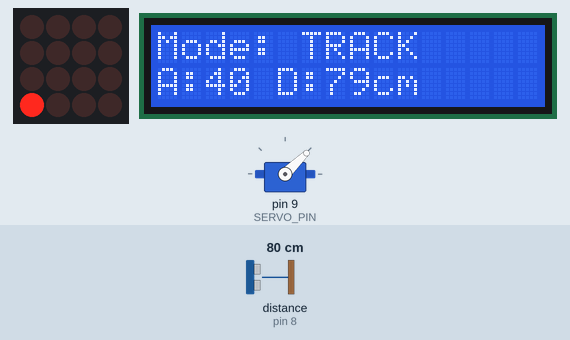
The sketch below on a simulated Arduino Uno, built with avr-gcc and run on an emulated ATmega328P. Parts: 4×4 LED matrix, servo, 16×2 character LCD. Wiring (inferred from the names in the program): ultrasonic range finder: trigger pin 7; echo pin 8; LED matrix (orientation assumed): rows pin 2, pin 3, pin 4, pin 5; columns A0, A1, A2, A3. Inputs (shaded band) come from the test bench; at power-on: distance to the obstacle (sensor on pin 8) 80 cm. The echo pulse lasts 58.3 µs per cm; what the sketch prints to the serial monitor is not drawn.

Above: at 1.79 s.
1.8 s: distance to the obstacle (sensor on pin 8) set to 120 cm
At 2.11 s:
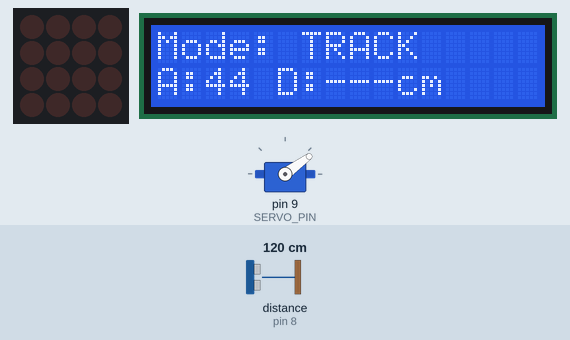
3.4 s: distance to the obstacle (sensor on pin 8) set to 2 cm
At 3.49 s:
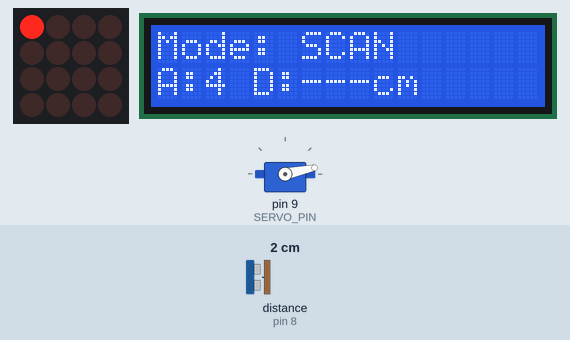
5.1 s: distance to the obstacle (sensor on pin 8) set to 35 cm
At 6.42 s:
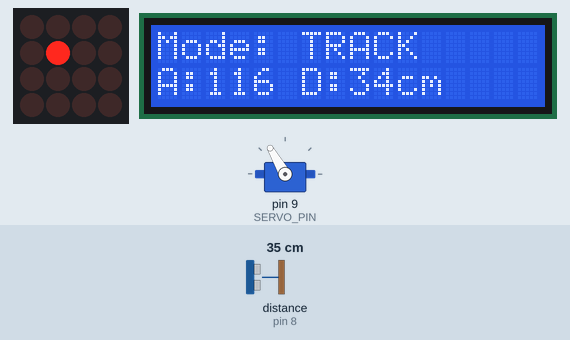
6.8 s: distance to the obstacle (sensor on pin 8) set to 9 cm
At 8.02 s:
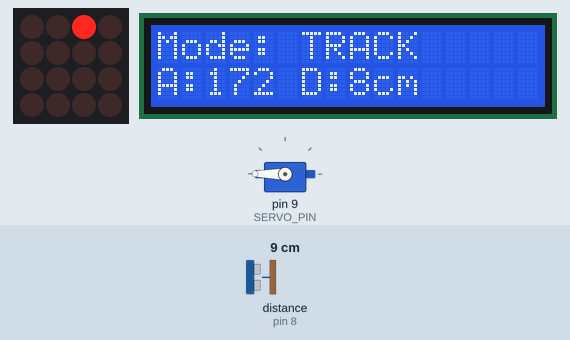
8.5 s: distance to the obstacle (sensor on pin 8) set to 60 cm
At 8.61 s:
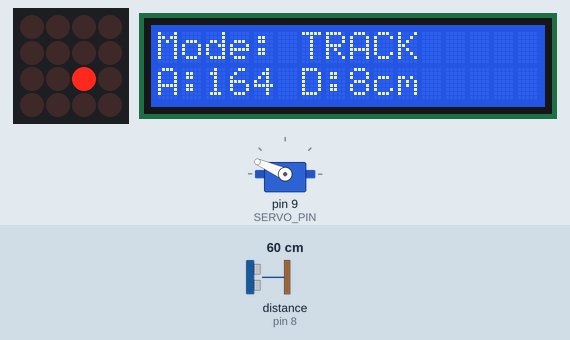
10.2 s: distance to the obstacle (sensor on pin 8) set to 18 cm
At 10.37 s:
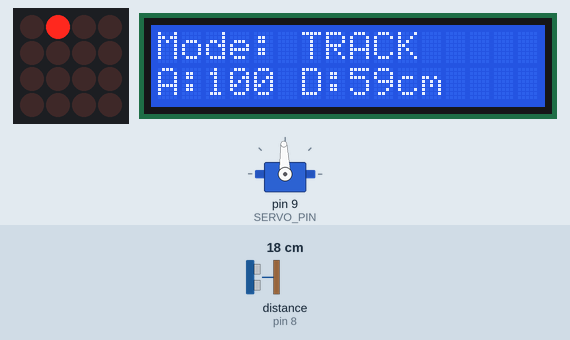
Timing chart, 0 to 12.9 s (numbered marks = the images above; inputs shaded):
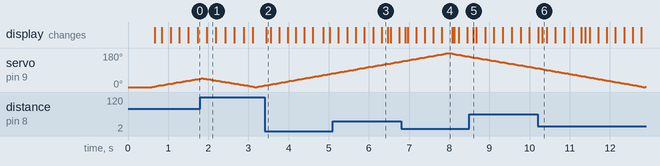

The sketch:

radar.ino
```cpp
// radar.ino
// HC-SR04 + SG90 掃描追蹤雷達
// 4x4 LED 矩陣（共陰）以 Timer2 interrupt 刷新
// Serial 輸出 JSON → Node-RED
//
// 需要安裝的函式庫：LiquidCrystal_I2C

#include <Servo.h>
#include <Wire.h>
#include <LiquidCrystal_I2C.h>

// ── 接腳定義 ──────────────────────────────────────────────
#define ROW0       2
#define ROW1       3
#define ROW2       4
#define ROW3       5
#define TRIG       7
#define ECHO       8
#define SERVO_PIN  9
#define COL0      A0
#define COL1      A1
#define COL2      A2
#define COL3      A3

// ── 可調參數 ──────────────────────────────────────────────
#define LCD_ADDR     0x27  // LCD I2C 位址，若畫面空白改試 0x3F
#define DETECT_CM    100   // 小於此距離視為偵測到物體（公分），對齊 Node-RED 顯示範圍
#define STEP_DEG     2     // 每步轉幾度
#define STEP_MS      50    // 每步間隔（ms），數字越大轉越慢
#define LCD_MS       200   // LCD 更新間隔（ms）
#define LOST_STEPS   15    // 連續幾步沒偵測到 → 回掃描模式

// ── 物件 ─────────────────────────────────────────────────
Servo servo;
LiquidCrystal_I2C lcd(LCD_ADDR, 16, 2);

// ── 4x4 矩陣（共陰）─────────────────────────────────────
// matrixBuf[row] 的每個 bit 對應該行哪顆 LED 要亮
volatile uint8_t matrixBuf[4] = {};
volatile uint8_t curRow = 0;
const uint8_t ROW_PINS[4] = {ROW0, ROW1, ROW2, ROW3};
const uint8_t COL_PINS[4] = {COL0, COL1, COL2, COL3};

// Timer2 ISR：1ms 觸發一次，輪流掃描 4 行
ISR(TIMER2_COMPA_vect) {
    for (uint8_t i = 0; i < 4; i++) digitalWrite(ROW_PINS[i], LOW);
    uint8_t mask = matrixBuf[curRow];
    for (uint8_t c = 0; c < 4; c++)
        digitalWrite(COL_PINS[c], (mask >> c) & 1 ? LOW : HIGH);
    digitalWrite(ROW_PINS[curRow], HIGH);
    curRow = (curRow + 1) & 3;
}

void setupTimer2() {
    TCCR2A = (1 << WGM21);   // CTC mode
    TCCR2B = (1 << CS22);    // prescaler 64 → 1ms @ 16MHz
    OCR2A  = 249;
    TIMSK2 = (1 << OCIE2A);
    sei();
}

// ── 系統狀態 ──────────────────────────────────────────────
int  angle      = 0;
int  dir        = 1;
int  lastDist   = 999;
bool tracking   = false;
bool prevDetect = false;
int  lastAngle  = 90;
int  lostCnt    = 0;

unsigned long lastStepAt = 0;
unsigned long lastLCDAt  = 0;

// ── HC-SR04 量距離 ────────────────────────────────────────
// 單次量測（µs→cm，999=沒回音/超出範圍）
int pingOnce() {
    digitalWrite(TRIG, LOW);
    delayMicroseconds(2);
    digitalWrite(TRIG, HIGH);
    delayMicroseconds(10);
    digitalWrite(TRIG, LOW);
    long t = pulseIn(ECHO, HIGH, 7000UL);   // 7ms timeout ≈ 120cm（配合 100cm 偵測，留點餘裕）
    return t ? (int)(t * 0.034f / 2) : 999;
}

// 量 3 次，先丟掉 999 爆掉值，只對「有效讀數」取中位數
// 三次都爆才回 999（真的沒東西）—— 避免馬達干擾造成的單次爆值蓋掉真實距離
int measureDist() {
    int v[3];
    uint8_t n = 0;
    for (uint8_t i = 0; i < 3; i++) {
        int d = pingOnce();
        if (d < 999) v[n++] = d;    // 只收有效讀數
        delay(4);                   // 間隔 4ms，讓上一次回音消散
    }
    if (n == 0) return 999;         // 三次都沒回音
    if (n == 1) return v[0];
    if (n == 2) return (v[0] + v[1]) / 2;
    int hi = max(v[0], max(v[1], v[2]));   // n == 3：取中位數
    int lo = min(v[0], min(v[1], v[2]));
    return v[0] + v[1] + v[2] - hi - lo;
}

// ── 更新矩陣：角度→欄，距離→行 ─────────────────────────
// 欄 0-3 = 角度區 0-45° / 45-90° / 90-135° / 135-180°
// 行 0-3 = 距離區 <25cm / <50 / <75 / ≥75cm（對齊 100cm 偵測範圍）
void setMatrix(int ang, int dist, bool det) {
    for (uint8_t i = 0; i < 4; i++) matrixBuf[i] = 0;
    if (!det || dist >= 100) return;
    uint8_t col = (uint8_t)map(ang, 0, 180, 0, 3);
    uint8_t row = (dist < 25) ? 0 : (dist < 50) ? 1 : (dist < 75) ? 2 : 3;
    matrixBuf[row] = (1 << col);
}

// ── Serial JSON 輸出 ──────────────────────────────────────
void sendJSON(int ang, int dist, bool det) {
    Serial.print(F("{\"angle\":"));    Serial.print(ang);
    Serial.print(F(",\"dist\":"));     Serial.print(min(dist, 999));
    Serial.print(F(",\"detected\":")); Serial.print(det ? F("true") : F("false"));
    Serial.print(F(",\"mode\":\""));   Serial.print(tracking ? F("track") : F("scan"));
    Serial.println(F("\"}"));
}

// ── LCD 顯示 ──────────────────────────────────────────────
void updateLCD() {
    lcd.setCursor(0, 0);
    lcd.print(tracking ? F("Mode: TRACK     ") : F("Mode: SCAN      "));
    lcd.setCursor(0, 1);
    uint8_t n = 0;
    n += lcd.print(F("A:"));
    n += lcd.print(angle);
    n += lcd.print(F(" D:"));
    if (lastDist < 999) {
        n += lcd.print(lastDist);
        n += lcd.print(F("cm"));
    } else {
        n += lcd.print(F("---cm"));
    }
    while (n < 16) { lcd.print(' '); n++; }   // 補空白到 16 格，蓋掉上一次的殘留字元
}

// ── Setup ─────────────────────────────────────────────────
void setup() {
    Serial.begin(115200);

    for (uint8_t i = 0; i < 4; i++) {
        pinMode(ROW_PINS[i], OUTPUT); digitalWrite(ROW_PINS[i], LOW);
        pinMode(COL_PINS[i], OUTPUT); digitalWrite(COL_PINS[i], HIGH);
    }
    pinMode(TRIG,   OUTPUT);
    pinMode(ECHO,   INPUT);

    servo.attach(SERVO_PIN);
    servo.write(0);

    lcd.init();
    lcd.backlight();
    lcd.setCursor(0, 0); lcd.print(F("Radar Ready"));
    lcd.setCursor(0, 1); lcd.print(F("Scanning..."));

    setupTimer2();
    delay(500);
}

// ── Loop ──────────────────────────────────────────────────
void loop() {
    unsigned long now = millis();

    if (now - lastStepAt >= STEP_MS) {
        lastStepAt = now;

        // 移動伺服馬達
        angle += dir * STEP_DEG;
        bool hitLimit = false;
        if (angle >= 180) { angle = 180; dir = -1; hitLimit = true; }
        if (angle <= 0)   { angle = 0;   dir =  1; hitLimit = true; }
        servo.write(angle);
        delay(15);   // 等馬達轉到定位、電流穩定再量，避免轉動瞬間的電流干擾

        // 量測距離
        int dist   = measureDist();
        lastDist   = dist;
        bool detect = (dist < DETECT_CM);

        // 追蹤邏輯
        if (detect) {
            lostCnt    = 0;
            lastAngle  = angle;
            tracking   = true;
            prevDetect = true;
        } else {
            if (prevDetect && !hitLimit) {
                // 剛失去物體 → 反向
                dir        = -dir;
                prevDetect = false;
            } else if (!detect) {
                prevDetect = false;
            }
            if (++lostCnt > LOST_STEPS) {
                tracking = false;
                lostCnt  = 0;
            }
        }

        setMatrix(detect ? lastAngle : angle, dist, detect);
        sendJSON(angle, dist, detect);
    }

    if (now - lastLCDAt >= LCD_MS) {
        lastLCDAt = now;
        updateLCD();
    }
}
```

Measured:
- after the input at 1.8 s, the display: changes after 0.16 s (image 1)
- after the input at 3.4 s, the display: changes at once (image 2)
- after the input at 5.1 s, the display: first changes after 0.14 s (image 3 shows a later state)
- after the input at 6.8 s, the display: first changes after 0.11 s (image 4 shows a later state)
- after the input at 8.5 s, the display: changes after 0.10 s (image 5)
- after the input at 10.2 s, the display: first differs from a run without the input after 0.12 s (image 6)
